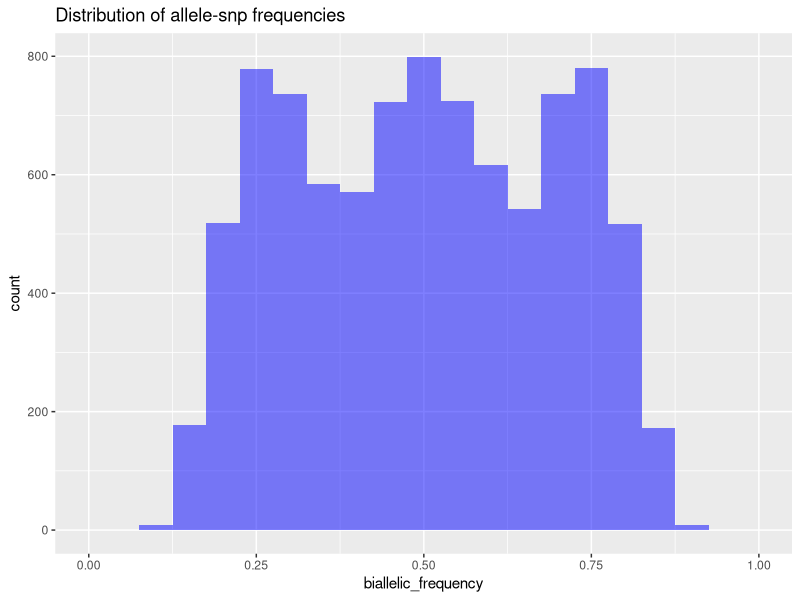
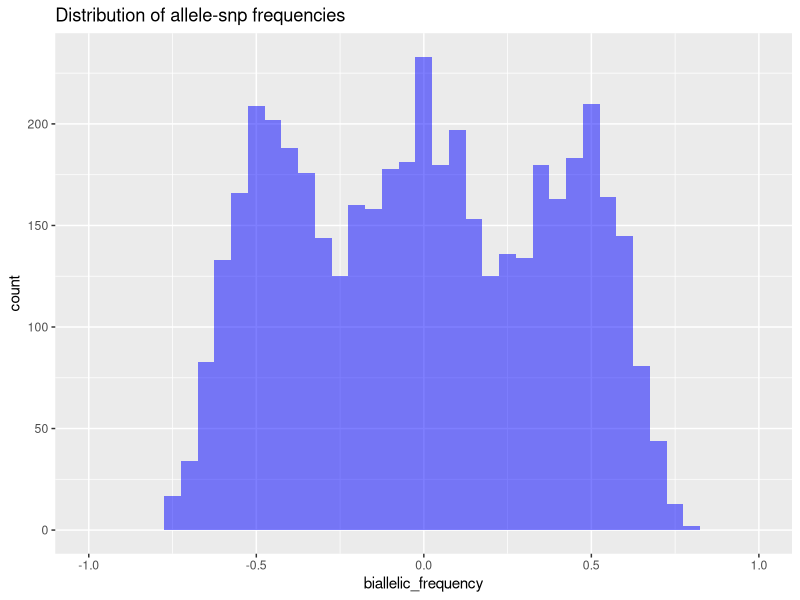
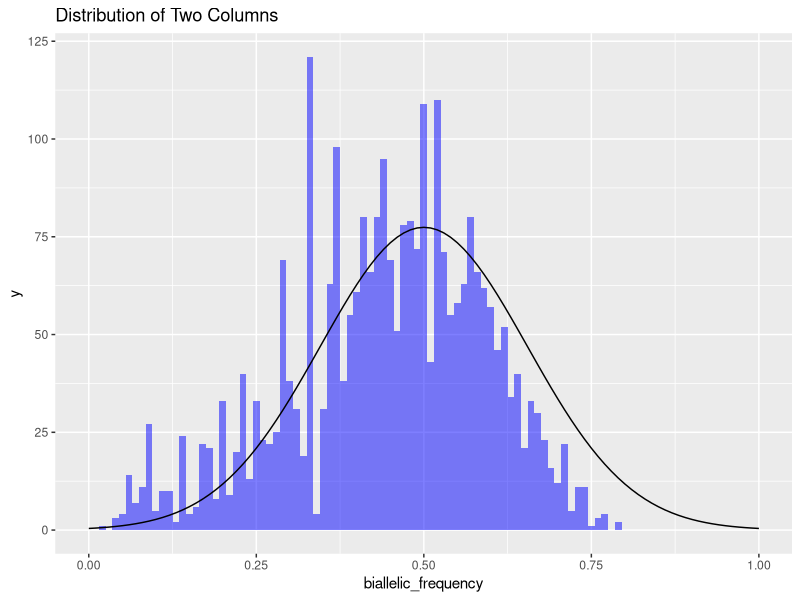
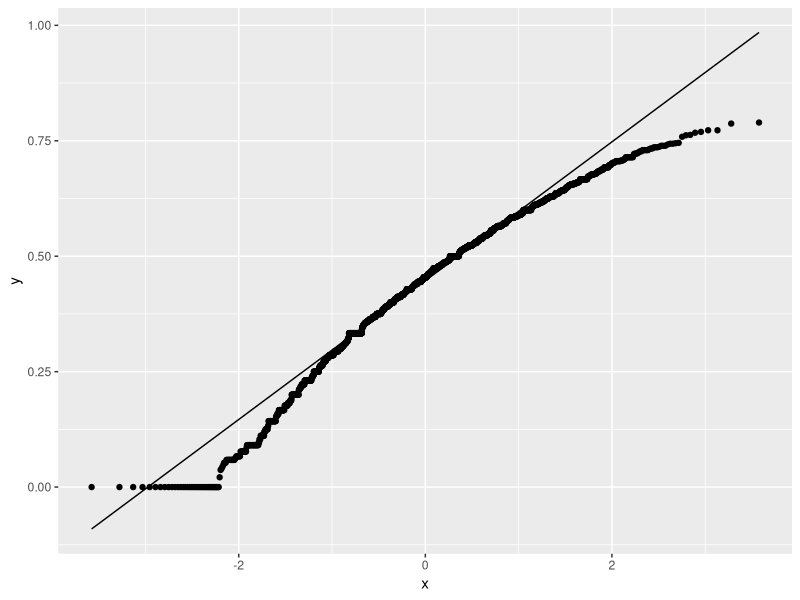
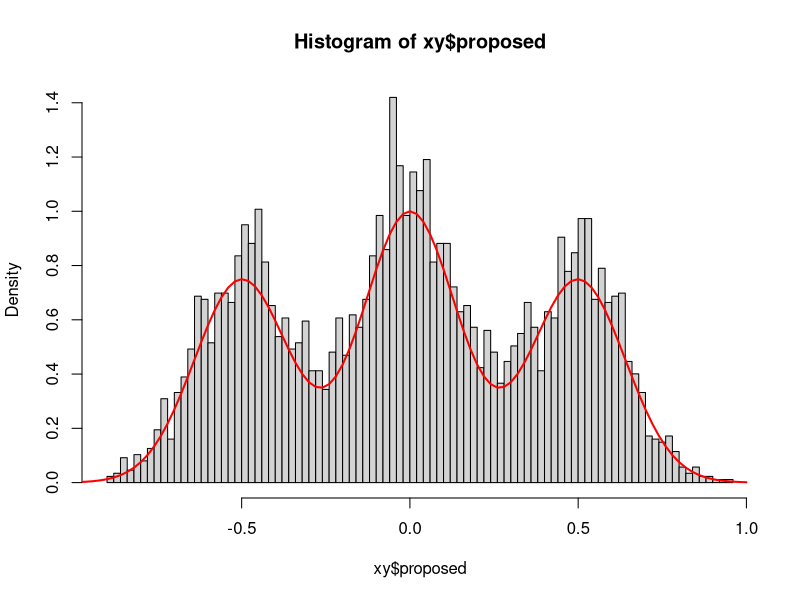
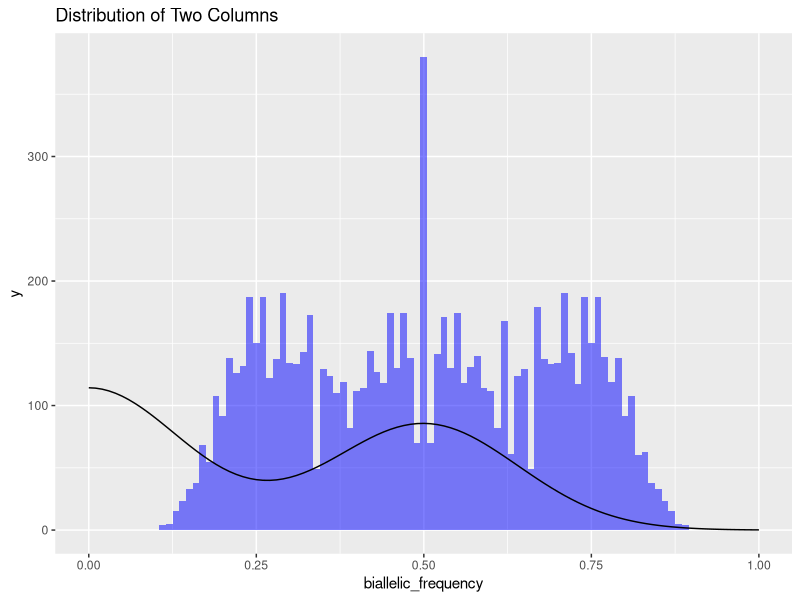
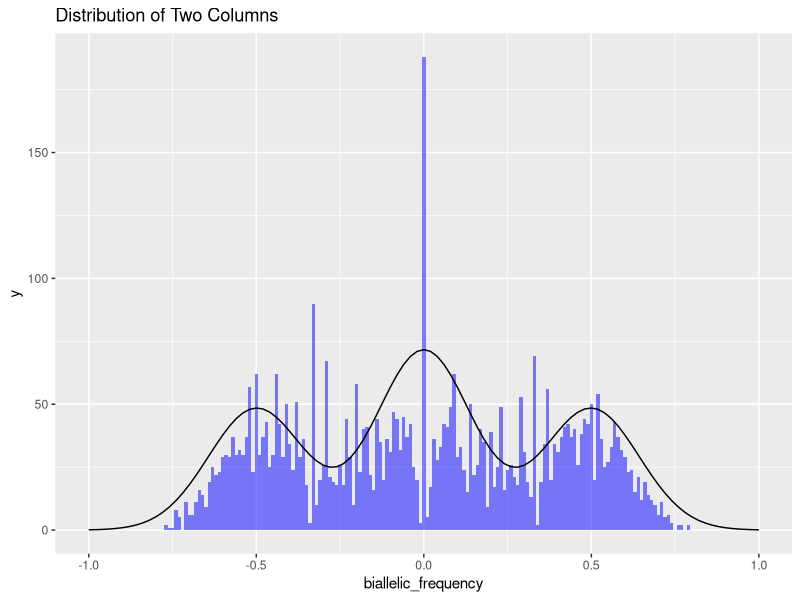

Write R code to recreate these figures, in order.
## ---- chunk 1
# Function to simulate allele proportions for a single SNP
simulate_snp <- function(mean_depth, n_sites, ploidy, biallelic_freqs,freqs_prob) {
  # Sample read depth from exponential distribution
  read_depth <- round(rexp(1, rate = 1/mean_depth), 0)
  
  # Sample biallelic frequency state based on ploidy
  biallelic_state <- sample(1:length(biallelic_freqs), size = 1, prob = freqs_prob)
  #print("START")

  # Extract corresponding biallelic frequencies
  freq_a <- biallelic_freqs[[biallelic_state]][1]
  freq_b <- biallelic_freqs[[biallelic_state]][2]
  

  # Sample alleles based on frequencies
  alleles <- sample(c("A", "B"), size = read_depth, prob = c(freq_a, freq_b), replace = TRUE)
  
  alleles_a <- sum(alleles == "A")
  alleles_b <- sum(alleles == "B")
  
  # Estimate allele proportions
  prop_a <- alleles_a / read_depth
  prop_b <- alleles_b / read_depth
  
  #print(alleles)
  #print(c(prop_a, prop_b))
  
  # Return allele proportions
  return(c(biallelic_state,read_depth,alleles_a,alleles_b,prop_a, prop_b))
}

snp_simulator_big <- function(current_ploidy, mean_depth, n_sites, freqs_prob) {
  freqs_prob <- freqs_prob
  mean_depth <- mean_depth
  current_ploidy <- current_ploidy
  n_sites <- n_sites
  
  
  # Define biallelic frequencies for different ploidies
  biallelic_freqs_diploid <- list(c(0.5, 0.5))
  biallelic_freqs_triploid <- list(c(0.33, 0.66))
  biallelic_freqs_tetraploid <- list(c(0.5,0.5),c(0.25, 0.75))
  

  # Get corresponding biallelic frequencies
  if (current_ploidy == 2) {
    biallelic_freqs <- biallelic_freqs_diploid
    freqs_prob <- 1
  } else if (current_ploidy == 3) {
    biallelic_freqs <- biallelic_freqs_triploid
    freqs_prob <- 1
  } else if (current_ploidy == 4){
    biallelic_freqs <- biallelic_freqs_tetraploid
    #freqs_prob <- c(0.3,0.7)
  }
  
  # Initialize empty matrix to store allele proportions
  #all_props <- matrix(nrow = n_sites, ncol = 5)
  all_props <- data.frame()
  
  # Simulate for each SNP site
  for (i in 1:n_sites) {
    
    # Simulate and store allele proportions
    props <- simulate_snp(mean_depth, 1, current_ploidy, biallelic_freqs,freqs_prob)
    #all_props[i, ] <- props
    all_props <- rbind(all_props,props)
  }
  
  colnames(all_props) <- c("biallelic_state","read_depth","allele_a_reads","allele_b_reads","allele_prop_a","allele_prop_b")
  
  all_props$allele_diff <- all_props$allele_prop_a - all_props$allele_prop_b
  
  return(all_props)
}

## ---- chunk 2
current_ploidy <- 4 # Tetraploid
mean_depth <- 20 # profundidad promedio?
n_sites <- 10000
freqs_prob <- c(0.3,0.7) # 2 numeros que sumen 1 en tetraploides, de resto 1. el primer numero corresponde a prporcion 0.5/0.5


all_props <- snp_simulator_big(current_ploidy, mean_depth, n_sites, freqs_prob)

minimum_allele_depth <- 5

all_props_QC <-all_props[all_props$allele_a_reads >= minimum_allele_depth & all_props$allele_b_reads >= minimum_allele_depth,]
## ---- chunk 3
library(ggplot2)

complete_freqs <- c(all_props_QC$allele_prop_a,all_props_QC$allele_prop_b) 

ggplot(as.data.frame(complete_freqs), aes(x = complete_freqs)) +
  geom_histogram(alpha = 0.5, fill = "blue", binwidth = 0.05) +  # Adjust bins as needed
  labs(title = "Distribution of allele-snp frequencies", x = "biallelic_frequency") +
  xlim(0,1)
## ---- chunk 4

n <- 10

for (i in c(1:n)) {
  inversion_vector <- sample(c(-1,1), size = length(all_props_QC$allele_diff),replace = TRUE)
  all_props_QC$allele_diff <- all_props_QC$allele_diff * inversion_vector
}

complete_freq_diff <- all_props_QC$allele_diff

ggplot(as.data.frame(complete_freq_diff), aes(x = complete_freq_diff)) +
  geom_histogram(alpha = 0.5, fill = "blue", binwidth = 0.05) +  # Adjust bins as needed
  labs(title = "Distribution of allele-snp frequencies", x = "biallelic_frequency") +
  xlim(-1,1)
## ---- chunk 5
mean(complete_freq_diff)
var(complete_freq_diff)
## ---- chunk 6
# Function to calculate mean, variance, and absolute values
summary_by_group <- function(data, group_col, value_col) {
  # Group data by group_col
  grouped_data <- split(data[, c(group_col, value_col)], data[, group_col])
  
  # Calculate summary statistics
  summary_stats <- sapply(grouped_data, function(x) {
    c(
      mean = mean(x[, value_col]),
      variance = var(x[, value_col])#,
      #abs_values = abs(x[, value_col])
    )
  })
  
  print(summary_stats)
  # Return summary statistics as a data frame
  return(data.frame(summary_stats))
}

# Example usage
# Create sample data
data <- data.frame(group = c("A", "A", "B", "B", "C"),
                   value = c(10, 5, -8, 12, 3))

# Get summary statistics
summary_df <- summary_by_group(all_props_QC, group_col = "biallelic_state", value_col = "allele_diff")


## ---- chunk 7
mean(abs(all_props_QC[all_props_QC$biallelic_state == 2,c("allele_diff")]))
var(abs(all_props_QC[all_props_QC$biallelic_state == 2,c("allele_diff")]))
sd(abs(all_props_QC[all_props_QC$biallelic_state == 2,c("allele_diff")]))
## ---- chunk 8
outer_peaks <- abs(all_props_QC[all_props_QC$biallelic_state == 2,c("allele_diff")])

ggplot(as.data.frame(outer_peaks), aes(x = outer_peaks)) +
  geom_histogram(alpha = 0.5, fill = "blue", binwidth = 0.01) +  # Adjust bins as needed
  labs(title = "Distribution of Two Columns", x = "biallelic_frequency") +
  xlim(0,1) + 
  stat_function(fun = function(x) dnorm(x,mean = 0.5, sd = sd(outer_peaks))*30)

## ---- chunk 9
library(MASS)
fit <- fitdistr(outer_peaks, "normal")
fit$estimate

## ---- chunk 10
ggplot(as.data.frame(outer_peaks), aes(sample = outer_peaks)) +
  stat_qq()+
  stat_qq_line()

## ---- chunk 11
shapiro.test(outer_peaks)
## ---- chunk 12
# Define individual normal distributions (replace with your estimated means and variances)
left_normal <- function(x) { dnorm(x, mean = -0.5, sd = 0.14) }
central_normal <- function(x) { dnorm(x, mean = 0, sd = 0.14) }
right_normal <- function(x) { dnorm(x, mean = 0.5, sd = 0.14) }

# Define mixing proportions (replace with estimated values, they sum to 1)
central_prop <- 0.4  # Proportion for central_normal
out_ward_prop <- (1-central_prop)/2  # Proportion for left_normal and right_normal


# Mixture density function
mixture_density <- function(x) {
  out_ward_prop * left_normal(x) + central_prop * central_normal(x) + out_ward_prop * right_normal(x)
}



## ---- chunk 13

xrange <- 1 # function range from 0 (implicit) to x
N <- 10000 # number of samples
#b <- -2.16
#mx <- 35.48
#sigma <-  147.17

xy <- data.frame(proposed = runif(N, min = -1, max = xrange))

xy$fit <- mixture_density(x = xy$proposed)

xy$random <- runif(N, min = 0, max = 1)

maxDens <- max(xy$fit)

xy$accepted <- with(xy, random <= fit/maxDens)
# retain only those values which are "below" the custom distribution
xy <- xy[xy$accepted, ]

hist(xy$proposed, freq = FALSE, breaks = 100, col = "light grey")
# multiply by 130 to make it look fit nicely
curve(mixture_density(x)/(maxDens * 1),
      from = -1, to = 1, add = TRUE, col = "red", lwd = 2)
## ---- chunk 14
mean(xy$proposed)
var(xy$proposed)
## ---- chunk 15
library(ggplot2)

complete_freqs <- c(all_props_QC$allele_prop_a,all_props_QC$allele_prop_b) 

ggplot(as.data.frame(complete_freqs), aes(x = complete_freqs)) +
  geom_histogram(alpha = 0.5, fill = "blue", binwidth = 0.01) +  # Adjust bins as needed
  labs(title = "Distribution of Two Columns", x = "biallelic_frequency") +
  xlim(0,1) + 
  stat_function(fun = function(x) mixture_density(x)* 100)
## ---- chunk 16

# Define individual normal distributions (replace with your estimated means and variances)
left_normal <- function(x,sdev) { dnorm(x, mean = -0.5, sd = sdev) }
central_normal <- function(x,sdev) { dnorm(x, mean = 0, sd = sdev) }
right_normal <- function(x,sdev) { dnorm(x, mean = 0.5, sd = sdev) }

# Define mixing proportions (replace with estimated values, they sum to 1)
central_prop <- 0.4  # Proportion for central_normal
out_ward_prop <- (1-central_prop)/2  # Proportion for left_normal and right_normal


# Mixture density function
mixture_density <- function(x,sdev,central_prop) {
  (1-central_prop)/2 * left_normal(x,sdev) + central_prop * central_normal(x,sdev) + (1-central_prop)/2 * right_normal(x,sdev)
}


library(MASS)
fit <- fitdistr(complete_freq_diff, mixture_density, list(sdev=0.1,central_prop=0.3))
fit$estimate

## ---- chunk 17
library(ggplot2)


ggplot(as.data.frame(complete_freq_diff), aes(x = complete_freq_diff)) +
  geom_histogram(alpha = 0.5, fill = "blue", binwidth = 0.01) +  # Adjust bins as needed
  labs(title = "Distribution of Two Columns", x = "biallelic_frequency") +
  xlim(-1,1) + 
  stat_function(fun = function(x) mixture_density(x, 0.1423479,0.4250079)* 60)
